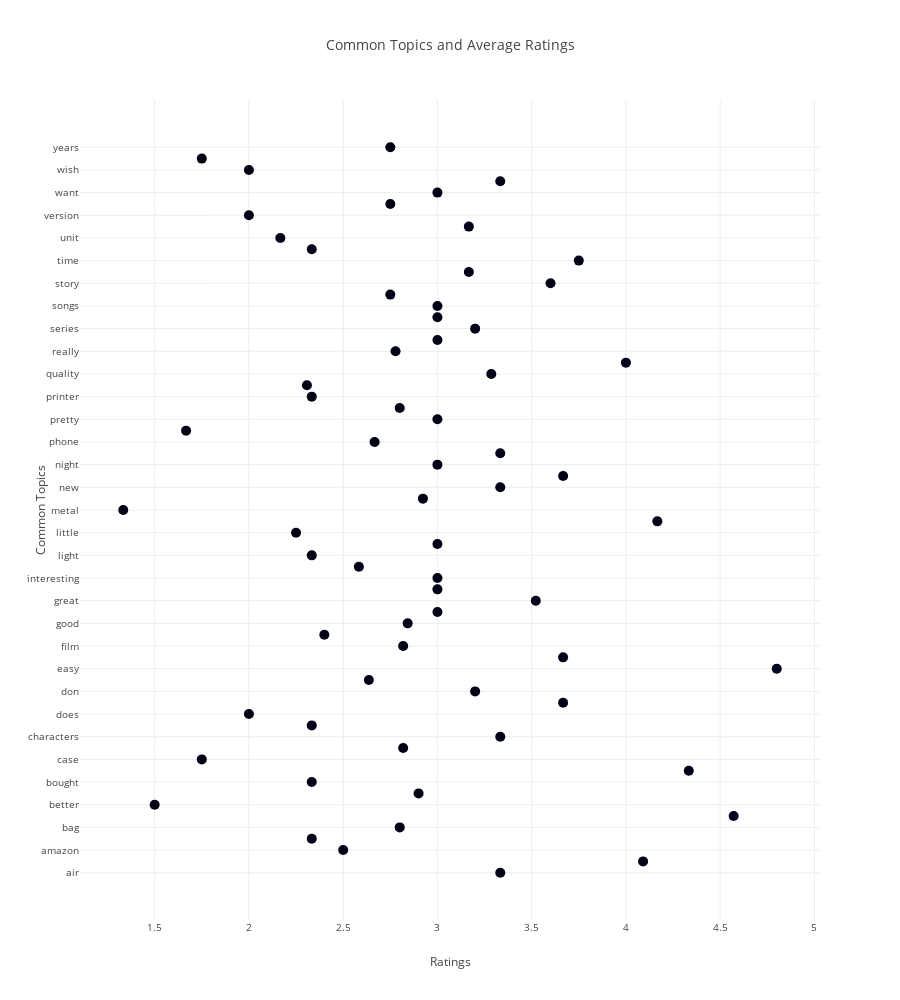

Notebook cell for this chart:
### Code cell
# - Interactively show what each point is mainly about. A scatter plot would be perfect to individually pick each point.
import plotly.graph_objects as go

def plot_interactive_ratings(data):
    thresh_value = np.unique(data.common_topics.value_counts().values)[3]

    max_ratings_by_topic = data[data.common_topics.isin(data.common_topics.value_counts()[data.common_topics.value_counts() > thresh_value/2].index)].groupby('common_topics')['rating'].mean().reset_index()
    
    # Create a scatter plot
    fig = go.Figure(data=go.Scatter(
        x=max_ratings_by_topic['rating'],  # Use the ratings as x-values
        y=max_ratings_by_topic['common_topics'],  # Use the common_topics as y-values
        mode='markers',  # Set the mode to markers for a scatter plot
        marker=dict(
            color=max_ratings_by_topic['rating'],  # Color the markers based on the ratings
            # colorscale='turbo',  # Choose a color scale
            # colorbar=dict(title='Ratings'),  # Add a color bar with a title
            size=10  # Set the marker size
        )
    ))
    
    # Customize the layout
    fig.update_layout(
        title='Common Topics and Average Ratings',  # Add a title
        xaxis_title='Ratings',  # Label the x-axis
        yaxis_title='Common Topics',  # Label the y-axis
        font=dict(size=10),  # Set the font size
        height=1000,  # Set the height of the plot
    )

    fig.update_yaxes(automargin=True)
    
    # Show the interactive scatter plot
    fig.show()

plot_interactive_ratings(data)

### Figure 1 — Plotly figure (JSON) as saved in the notebook; plotly's stock layout.template omitted (floating-point values rounded to 4 significant figures)
{"data": [{"marker": {"color": [3.333, 4.091, 2.5, 2.333, 2.8, 4.571, 1.5, 2.9, 2.333, 4.333, 1.75, 2.818, 3.333, 2.333, 2, 3.667, 3.2, 2.636, 4.8, 3.667, 2.818, 2.4, 2.842, 3, 3.522, 3, 3, 2.583, 2.333, 3, 2.25, 4.167, 1.333, 2.923, 3.333, 3.667, 3, 3.333, 2.667, 1.667, 3, 2.8, 2.333, 2.308, 3.286, 4, 2.778, 3, 3.2, 3, 3, 2.75, 3.6, 3.167, 3.75, 2.333, 2.167, 3.167, 2, 2.75, 3, 3.333, 2, 1.75, 2.75], "size": 10}, "mode": "markers", "type": "scatter", "x": [3.333, 4.091, 2.5, 2.333, 2.8, 4.571, 1.5, 2.9, 2.333, 4.333, 1.75, 2.818, 3.333, 2.333, 2, 3.667, 3.2, 2.636, 4.8, 3.667, 2.818, 2.4, 2.842, 3, 3.522, 3, 3, 2.583, 2.333, 3, 2.25, 4.167, 1.333, 2.923, 3.333, 3.667, 3, 3.333, 2.667, 1.667, 3, 2.8, 2.333, 2.308, 3.286, 4, 2.778, 3, 3.2, 3, 3, 2.75, 3.6, 3.167, 3.75, 2.333, 2.167, 3.167, 2, 2.75, 3, 3.333, 2, 1.75, 2.75], "y": ["air", "album", "amazon", "author", "bag", "best", "better", "book", "bought", "brilliant", "case", "cd", "characters", "didn", "does", "doesn", "don", "dvd", "easy", "ending", "film", "game", "good", "got", "great", "happy", "interesting", "just", "light", "like", "little", "love", "metal", "movie", "new", "nice", "night", "order", "phone", "predictable", "pretty", "price", "printer", "product", "quality", "read", "really", "red", "series", "set", "songs", "sound", "story", "think", "time", "tool", "unit", "use", "version", "volume", "want", "wanted", "wish", "work", "years"]}], "layout": {"font": {"size": 10}, "height": 1000, "title": {"text": "Common Topics and Average Ratings"}, "xaxis": {"title": {"text": "Ratings"}}, "yaxis": {"automargin": true, "title": {"text": "Common Topics"}}}}
